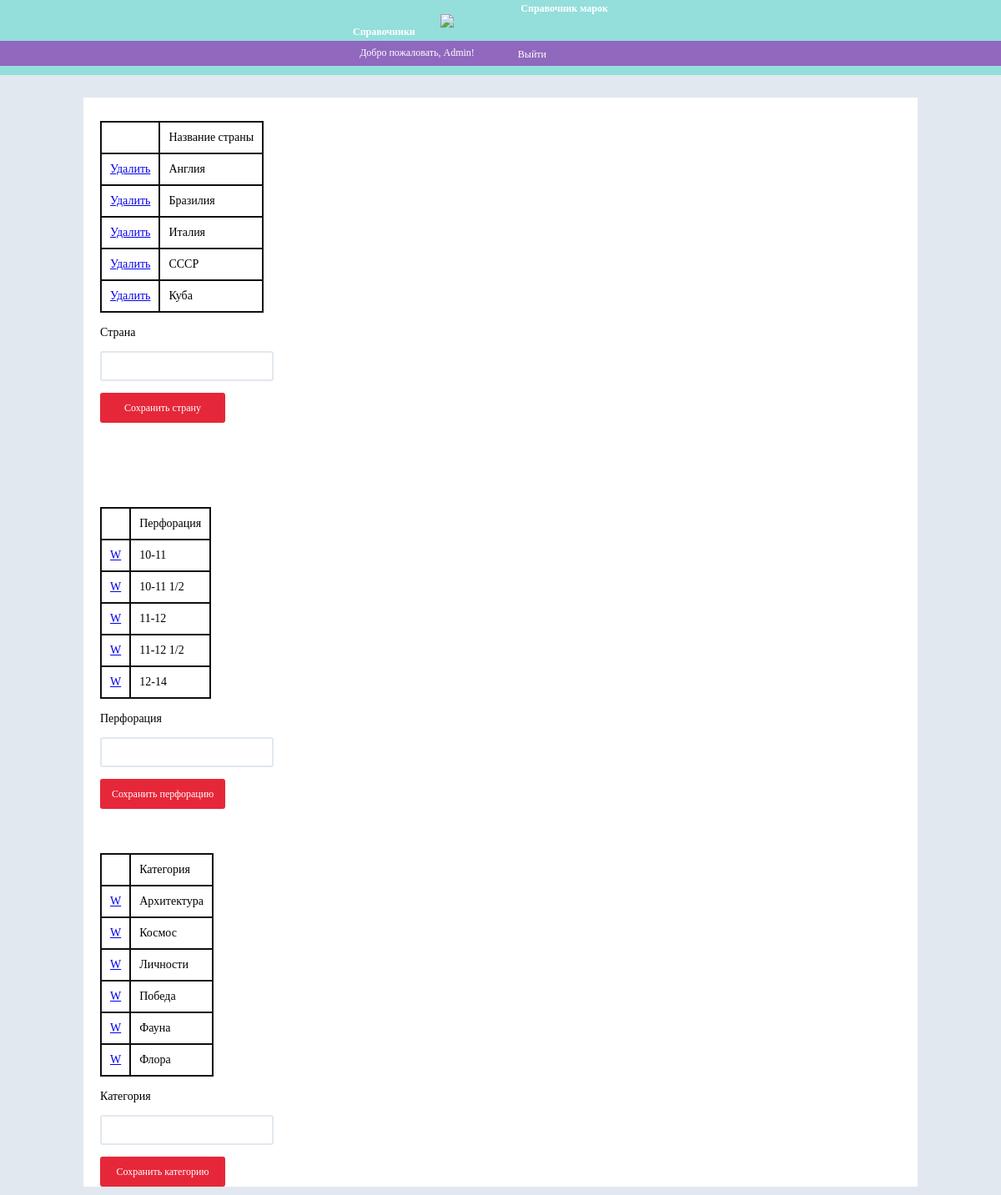
The app's page /adminpanel-sprav.php with its own data.
### tables this page shows
CREATE TABLE IF NOT EXISTS `Country` (
  `ID_country` int(11) NOT NULL,
  `country_name` varchar(50) DEFAULT NULL
);

CREATE TABLE IF NOT EXISTS `Perforation` (
  `ID_perforation` int(11) NOT NULL,
  `perforation` varchar(50) DEFAULT NULL
);

CREATE TABLE IF NOT EXISTS `Category` (
  `id_category` int(11) NOT NULL,
  `category` varchar(50) DEFAULT NULL
);

### www/include/admin-sprav.php (the view, shortened to what this page needs)
<div id="admin-tovar">
     <div id="admin-otrasl2">
     <br>    <table>
     <tr>
          <td></td>
         <td>Название страны</td>
     </tr>
   <?php
$result=  mysqli_query($link, "SELECT* from country");
 if (mysqli_num_rows($result)>0)
{
    $row=  mysqli_fetch_array($result);
do{
    echo '
    <tr>
         <td>
              <div id="delete1"><a href="adminpanel-sprav.php?id_ud='.$row["ID_country"].'&action=deletecount">Удалить</a></div>
         </td>
         <td>'.$row["country_name"].'</td>
     </tr>
 ';
}
 while($row=  mysqli_fetch_array($result));
 } ;
?>
 </table></div>
  <?php
echo
'
<br><form  method="post" >';
?>
  <form name="formcount" action="" method="post"  >
      <?php
      echo '
    Страна<p><input type="text" id="coun" name="coun" placeholder="" class="inp" value=""></p>
   <p><input class="tovar" type="submit" name="button-country" id="button-tovar" value="Сохранить страну"></p>'
            ?>
  </form>
        <div id="admin-otrasl">
         <table>
     <tr>
          <td></td>
         <td>Перфорация</td>
     </tr>
   <?php
$result4=  mysqli_query($link,"SELECT * from perforation ");
 if (mysqli_num_rows($result4)>0)
{
    $row4=  mysqli_fetch_array($result4);
do{
    echo '
<br>
     <tr>
         <td>
              <div id="delete1"><a href="adminpanel-sprav.php?id_ud='.$row4["ID_perforation"].'&action=deleteperf">W</a></div>
         </td>
         <td>'.$row4["perforation"].'</td>
     </tr>
 ';
}
 while($row4=  mysqli_fetch_array($result4));
 } ;
?>
 </table>
    </div>
  <form name="formsect" action="" method="post" style="width: 800px;" >
      <?php
      echo '<br>
 Перфорация<p><input type="text" id="perf" name="perf" placeholder="" class="inp" value=""></p>
   <p><input class="tovar" type="submit" name="button-perforation" id="button-perforation" value="Сохранить перфорацию"></p>'
            ?>
  </form>
  <div id="tablica">
      <form name="form" action="" method="post" style="width: 800px;" >
<?php
echo '<br>
<table>
     <tr>
          <td></td><br>
         <td>Категория</td>
     </tr>
';
$category=  mysqli_query($link, "SELECT * FROM category order by category ");
if (mysqli_num_rows($category)>0)
{
    $row5=  mysqli_fetch_array($category);
    do
        {
                 echo '
           <tr>
         <td>
              <div id="delete1"><a href="adminpanel-sprav.php?id_ud='.$row5["id_category"].'&action=deletecateg">W</a></div>
         </td>
         <td>'.$row5["category"].'</td>
     </tr>
';
        }
    while($row5=  mysqli_fetch_array($category));
};
echo'
    </table>
    ';
?>
  </form>
  <form name="formprof" action="" method="post" style="width: 800px;" >
      <?php
      echo ' <br>
    Категория<p><input type="text" id="categ" name="categ" placeholder="" class="inp" value=""></p>
   <p><input class="tovar" type="submit" name="button-category" id="button-category" value="Сохранить категорию"></p>'
            ?>
  </form>
</div>
  </div>

### www/adminpanel-sprav.php (shortened to what this page needs)
<?php
 include("include/db-connect.php");
?>
<!DOCTYPE HTML>
<html>
<head>
    <link href="css/style.css" rel="stylesheet" type="text/css" />
    <link href="css/reset.css" rel="stylesheet" type="text/css" />
</head>
<body style="background-color: #e1e8f0; margin:-10px;">
<div id="block-body">
<?php
  include("include/block-header-admin.php");
?>
<?php
    include("include/admin-sprav.php");
?>
</div>
</body>
</html>

### www/include/block-header-admin.php
<div id="block-header-admin">
    <div id="block-head">
    <a href="adminpanel-sprav.php"><input type="submit" id="button-tov" value="Справочники" style="margin-top: 40px;margin-left: 35%;"></a>
    <div id="head-logo">
        <a href="index.php"><img id="img-logo" src="/images/lo.png"/></a>
        </div>
          <a href="adminpanel.php"><input type="submit" id="button-zak" value="Справочник марок" style="margin-top: -45px;margin-left: 51.5%;"></a>
      <div id="login-admin">
<p>  Добро пожаловать, Admin! </p>
<a href="../viiti.php"><input type="submit" id="button-out" value="Выйти"/></a>
  </div>
</div>
</div>

### www/css/style.css (style rules this page uses)
#block-body { width: 100%; height: auto; margin: 0 auto; }
#img-logo { margin-left: 3%; margin-top: 27px; width: 80px; }
#block-head { width: 100%; height: 100px; background:#94dedb; background-size: cover; }
#head-logo { margin-left: 425px; }
.inp { width: 200px; height: 30px; border: 2px solid #e1e8f0; border-radius: 3px; }
#block-header-admin { width: 100%; height: 120px; margin: 0 auto; }
#login-admin { width: 100%; height:30px; background: #9068be; text-align: center; }
#login-admin p { font: 12px Tahoma; color: white; padding-top: 7px; margin-left: -200px; }
#button-out { float: right; margin-top: -26px; margin-right:45%; background-color: transparent; outline: none; border: none; font:12px Tahoma; color: #ffffff; cursor: pointer; }
#admin-tovar { padding-top: 5px; width: 980px; font: 14px Tahoma; padding-left: 20px; background: white; height: auto; margin: 7px auto 0 auto; }
#admin-tovar table { margin-top: 7px; }
.tovar { border-radius: 3px; background: #e62739; color:white; font: 12px Tahoma;height: 36px; width: 150px;outline: none; border: none; cursor:pointer; }
#button-tov { background-color: transparent; color: #2a2f1b; border: none; float: left; cursor: pointer; font:12px Tahoma; font-weight: bolder; text-decoration: none; letter-spacing: 0px; cursor: pointer; color: white; vertical-align:bottom; float: left; transition: 0.2s; }
#button-zak { background-color: transparent; color: #2a2f1b; border: none; float: left; cursor: pointer; font:12px Tahoma; font-weight: bolder; text-decoration: none; letter-spacing: 0px; cursor: pointer; color: white; vertical-align:bottom; float: left; transition: 0.2s; }
#admin-otrasl { font: 14px Tahoma; color: black; margin: 0 auto; }
#admin-otrasl table tr { background-color: transparent; }
#admin-otrasl table tr td { padding-left: 10px; padding-right: 10px; padding-top: 10px; padding-bottom: 10px; outline: 2px solid #0f0f0f; }
#admin-otrasl2 { font: 14px Tahoma; color: black; margin: 0 auto; }
#admin-otrasl2 table tr { background-color: transparent; }
#admin-otrasl2 table tr td { padding-left: 10px; padding-right: 10px; padding-top: 10px; padding-bottom: 10px; outline: 2px solid #0f0f0f; }
#tablica { font: 14px Tahoma; color: black; margin: 0 auto; }
#tablica table tr { background-color: transparent; }
#tablica table tr td { padding-left: 10px; padding-right: 10px; padding-top: 10px; padding-bottom: 10px; outline: 2px solid #0f0f0f; }

### records on screen
country: country_name "Англия"
country: country_name "Бразилия"
country: country_name "Италия"
country: country_name "СССР"
country: country_name "Куба"
perforation: perforation "10-11"
perforation: perforation "10-11 1/2"
perforation: perforation "11-12"
perforation: perforation "11-12 1/2"
perforation: perforation "12-14"
category: category "Архитектура"
category: category "Космос"
category: category "Личности"
category: category "Победа"
category: category "Фауна"
category: category "Флора"
